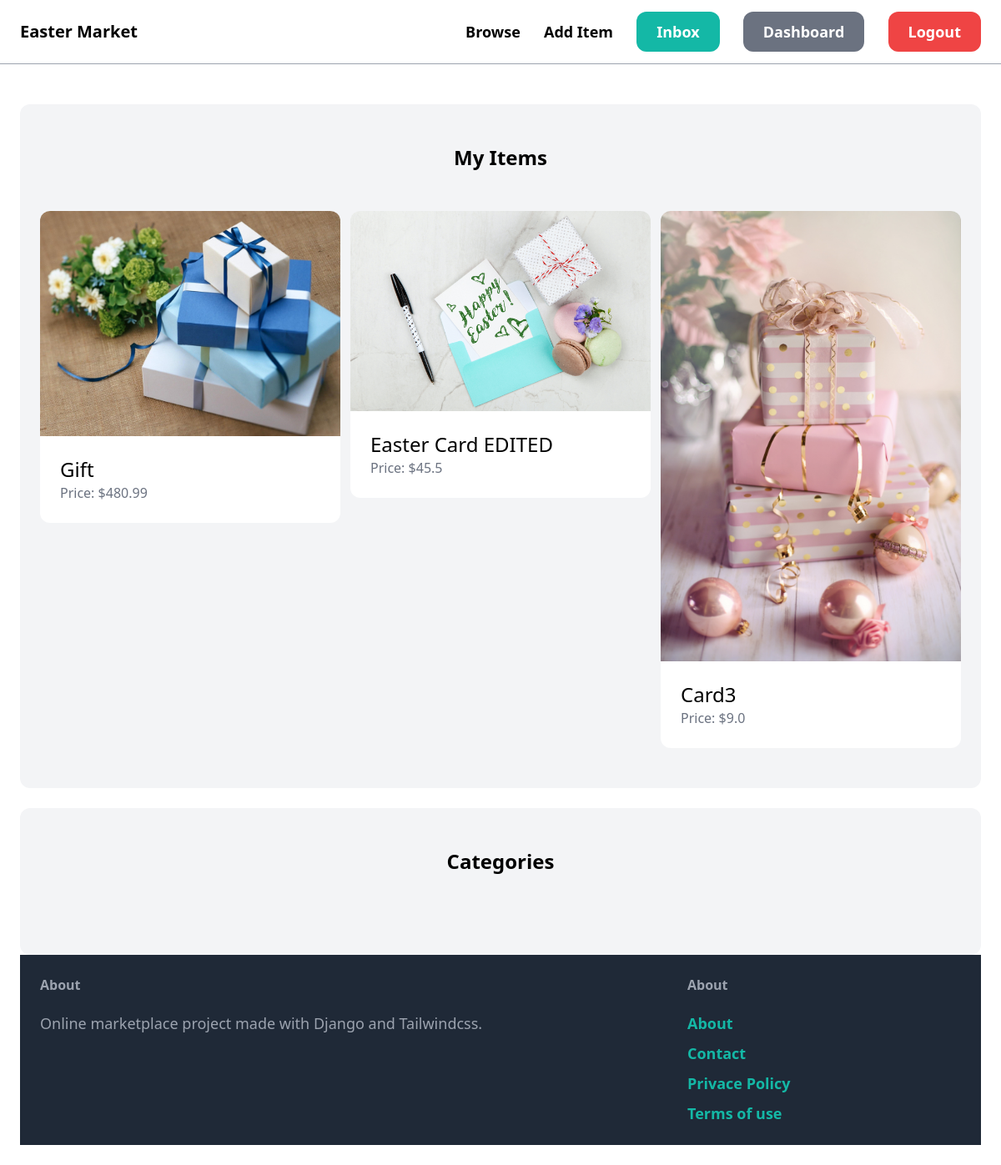
Page /dashboard/ (signed in) on the earlier database version.
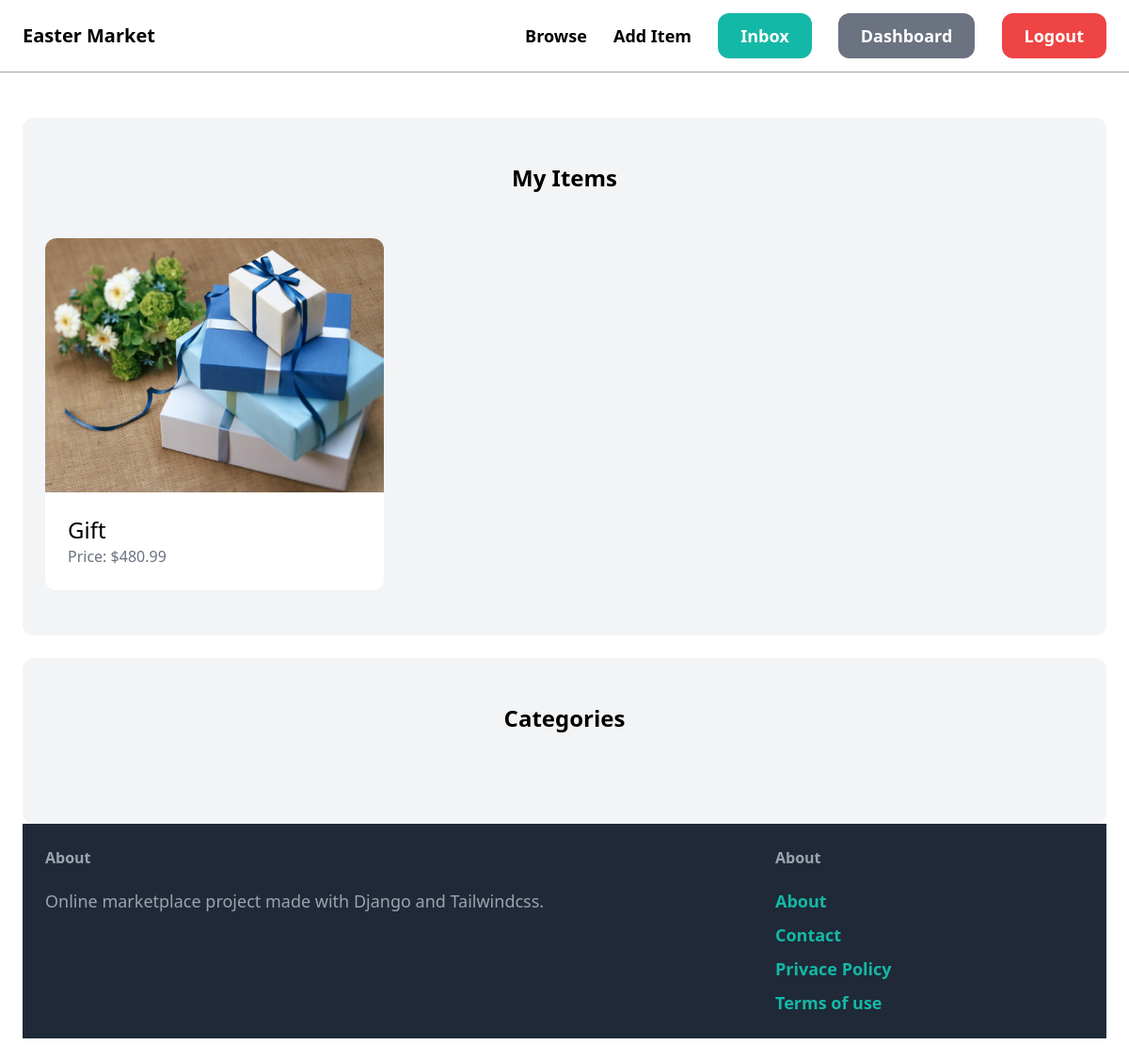
Same page on the later database version.
### item/models.py (models this page shows, shortened)
class Item(models.Model):
    name = models.CharField(max_length=255)
    category = models.ForeignKey(Category, related_name="items", on_delete=models.CASCADE)
    description = models.TextField(blank=True, null=True)
    price = models.FloatField()
    image = models.ImageField(upload_to="items_images", blank=True, null=True)
    is_sold = models.BooleanField(default=False)
    created_by = models.ForeignKey(User, related_name="items", on_delete=models.CASCADE)
    created_at = models.DateTimeField(auto_now_add=True)

### dashboard/views.py (the view)
# urls.py: path('', views.index, name='index'),
@login_required
def index(request):
    items = Item.objects.filter(created_by=request.user)
    return render(request, 'dashboard/index.html',{
        'items': items,
        })

### dashboard/templates/dashboard/index.html (shortened to what this page needs)
{% extends 'core/base.html' %}
{%block content%}
   <div class="mt-6 px-6 py-12 bg-gray-100 rounded-xl">
        <h2 class="mb-12 text-2xl text-center font-bold">My Items</h2>
        <div class="grid grid-cols-3 gap-3">
            {%for item in items%}
                <div>
                    <a href="{% url 'item:detail' item.id %}">
                        <img src="{{item.image.url}}" class="rounded-t-xl">
                <div class="p-6 bg-white rounded-b-xl">
                    <h2 class="text-2xl">{{ item.name}}</h2>
                    <p class="text-gray-500">Price: ${{item.price}} </p>
                </div>
                    </a>
                </div>
            {% endfor %}
        </div>
    </div>
    <div class='mt-6 px-6 py-12 bg-gray-100 rounded-xl'>
        <h2 class="text-2xl mb-12 text-center font-bold">Categories</h2>
{%endblock%}

Differences in the rows shown:
no longer on this page (row edited): Item: image (picture), name "Easter Card EDITED", price "45.5"
removed Item: image (picture), name "Card3", price "9.0"
